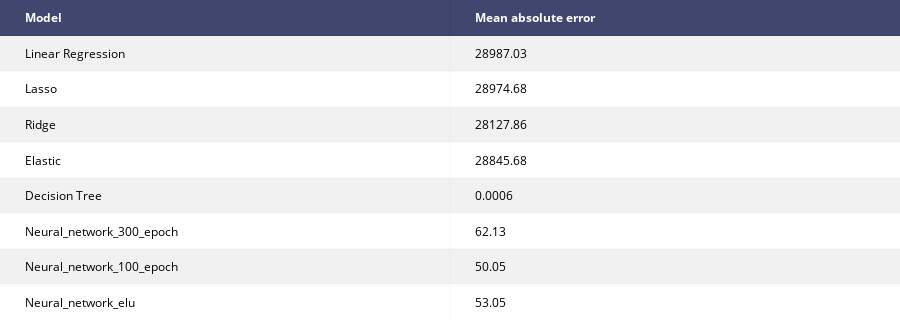

The notebook cell saved with this chart:
### Markdown cell above
## Analysis
The goal of this section was to correctly predict the 'detail_view'  of the product. From correctly predicting this feature, we could understand the demand for the product, and that way one could improve product features.
Here we deployed, simple linear, lasso, ridge and elastic regression, Decision tree Regression, and constructed neural networking for prediction. The Summary of the Mean absolute error of this model is given below.

### Code cell
# df = pd.DataFrame({"Model"                  : [name],
#                        "Mean Square Error"      : [mean_sq_err],
#                        "Mean Absolute Error"    : [mean_abs_err],
#                        "Root Mean Square Error" : [Rmean_sq_err],
#                        "R2 score" : [r2_score]
                       
#                       })
#     return df


performance_prediction = pd.DataFrame({'Model': ['Linear Regression',
                                              'Lasso',
                                              'Ridge',
                                             'Elastic',
                                             'Decision Tree',
                                            'Neural_network_300_epoch',
                                            'Neural_network_100_epoch',
                                            'Neural_network_elu'],
                                      'Mean absolute error' : [28987.03,28974.68,28127.86,28845.680,0.00062,62.13,50.05,53.05] })

#performance_prediction = performance_prediction.drop(columns = "index",axis =1)

table  = ff.create_table(np.round(performance_prediction,4))

py.iplot(table)

### Figure 1 — Plotly figure (JSON) as saved in the notebook; plotly's stock layout.template omitted (floating-point values rounded to 4 significant figures)
{"data": [{"colorscale": [[0, "#00083e"], [0.5, "#ededee"], [1, "#ffffff"]], "hoverinfo": "none", "opacity": 0.75, "showscale": false, "type": "heatmap", "z": [[0, 0], [0.5, 0.5], [1, 1], [0.5, 0.5], [1, 1], [0.5, 0.5], [1, 1], [0.5, 0.5], [1, 1]]}], "layout": {"annotations": [{"align": "left", "font": {"color": "#ffffff"}, "showarrow": false, "text": "<b>Model</b>", "x": -0.45, "xanchor": "left", "xref": "x1", "y": 0, "yref": "y1"}, {"align": "left", "font": {"color": "#ffffff"}, "showarrow": false, "text": "<b>Mean absolute error</b>", "x": 0.55, "xanchor": "left", "xref": "x1", "y": 0, "yref": "y1"}, {"align": "left", "font": {"color": "#000000"}, "showarrow": false, "text": "Linear Regression", "x": -0.45, "xanchor": "left", "xref": "x1", "y": 1, "yref": "y1"}, {"align": "left", "font": {"color": "#000000"}, "showarrow": false, "text": "28987.03", "x": 0.55, "xanchor": "left", "xref": "x1", "y": 1, "yref": "y1"}, {"align": "left", "font": {"color": "#000000"}, "showarrow": false, "text": "Lasso", "x": -0.45, "xanchor": "left", "xref": "x1", "y": 2, "yref": "y1"}, {"align": "left", "font": {"color": "#000000"}, "showarrow": false, "text": "28974.68", "x": 0.55, "xanchor": "left", "xref": "x1", "y": 2, "yref": "y1"}, {"align": "left", "font": {"color": "#000000"}, "showarrow": false, "text": "Ridge", "x": -0.45, "xanchor": "left", "xref": "x1", "y": 3, "yref": "y1"}, {"align": "left", "font": {"color": "#000000"}, "showarrow": false, "text": "28127.86", "x": 0.55, "xanchor": "left", "xref": "x1", "y": 3, "yref": "y1"}, {"align": "left", "font": {"color": "#000000"}, "showarrow": false, "text": "Elastic", "x": -0.45, "xanchor": "left", "xref": "x1", "y": 4, "yref": "y1"}, {"align": "left", "font": {"color": "#000000"}, "showarrow": false, "text": "28845.68", "x": 0.55, "xanchor": "left", "xref": "x1", "y": 4, "yref": "y1"}, {"align": "left", "font": {"color": "#000000"}, "showarrow": false, "text": "Decision Tree", "x": -0.45, "xanchor": "left", "xref": "x1", "y": 5, "yref": "y1"}, {"align": "left", "font": {"color": "#000000"}, "showarrow": false, "text": "0.0006", "x": 0.55, "xanchor": "left", "xref": "x1", "y": 5, "yref": "y1"}, {"align": "left", "font": {"color": "#000000"}, "showarrow": false, "text": "Neural_network_300_epoch", "x": -0.45, "xanchor": "left", "xref": "x1", "y": 6, "yref": "y1"}, {"align": "left", "font": {"color": "#000000"}, "showarrow": false, "text": "62.13", "x": 0.55, "xanchor": "left", "xref": "x1", "y": 6, "yref": "y1"}, {"align": "left", "font": {"color": "#000000"}, "showarrow": false, "text": "Neural_network_100_epoch", "x": -0.45, "xanchor": "left", "xref": "x1", "y": 7, "yref": "y1"}, {"align": "left", "font": {"color": "#000000"}, "showarrow": false, "text": "50.05", "x": 0.55, "xanchor": "left", "xref": "x1", "y": 7, "yref": "y1"}, {"align": "left", "font": {"color": "#000000"}, "showarrow": false, "text": "Neural_network_elu", "x": -0.45, "xanchor": "left", "xref": "x1", "y": 8, "yref": "y1"}, {"align": "left", "font": {"color": "#000000"}, "showarrow": false, "text": "53.05", "x": 0.55, "xanchor": "left", "xref": "x1", "y": 8, "yref": "y1"}], "height": 320, "margin": {"b": 0, "l": 0, "r": 0, "t": 0}, "xaxis": {"dtick": 1, "gridwidth": 2, "showticklabels": false, "tick0": -0.5, "ticks": "", "zeroline": false}, "yaxis": {"autorange": "reversed", "dtick": 1, "gridwidth": 2, "showticklabels": false, "tick0": 0.5, "ticks": "", "zeroline": false}}}
